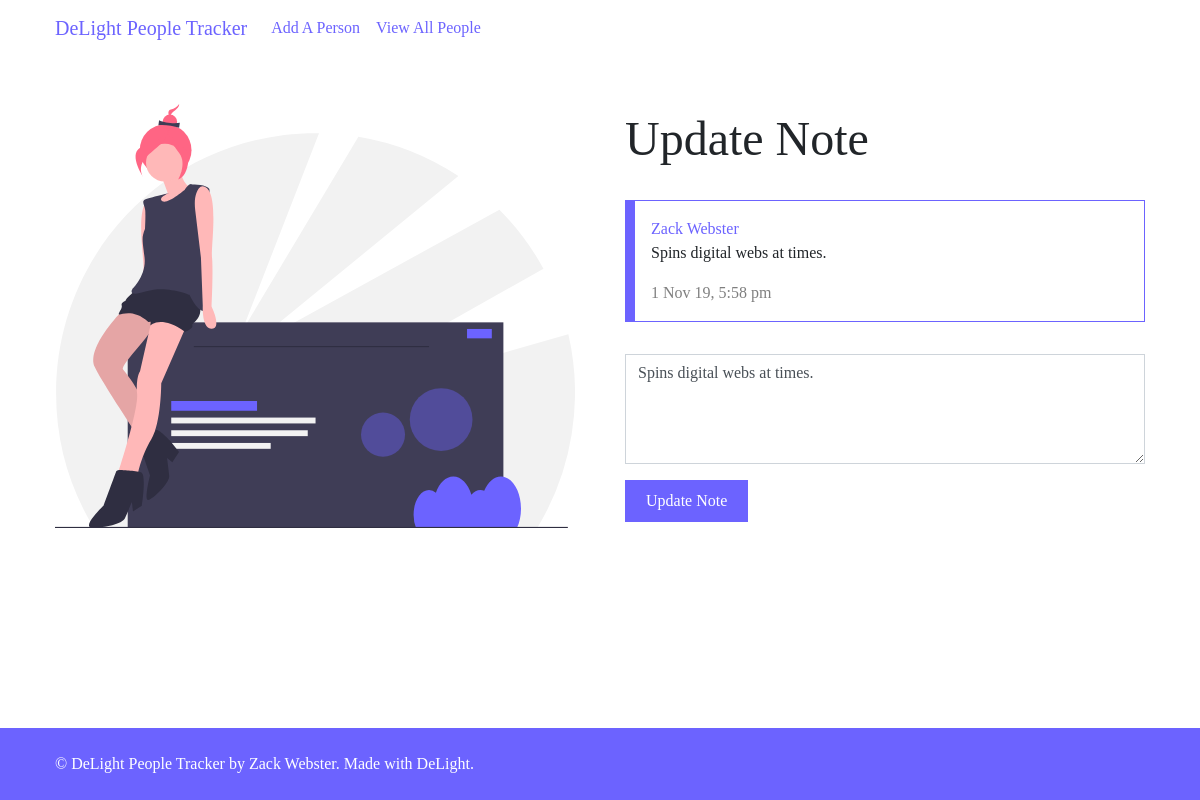
Page /update-note.php?id=23 on the committed database.
### tables this page shows
CREATE TABLE `notes` (
  `id` int(11) NOT NULL,
  `person_id` int(11) NOT NULL,
  `content` varchar(255) NOT NULL,
  `time` timestamp NOT NULL DEFAULT CURRENT_TIMESTAMP
);

CREATE TABLE `people` (
  `id` int(11) NOT NULL,
  `name` varchar(255) NOT NULL,
  `intro` varchar(255) DEFAULT NULL
);

### d-core/DB.class.php (called while the page is built, shortened)
<?php
class DB
{
    protected static $instance = null;
    public static function instance()
    {
        if (self::$instance === null) {
            $options  = array(
                PDO::ATTR_ERRMODE            => PDO::ERRMODE_EXCEPTION,
                PDO::ATTR_DEFAULT_FETCH_MODE => PDO::FETCH_ASSOC,
                PDO::ATTR_EMULATE_PREPARES   => FALSE,
            );
            $dsn = 'mysql:host=' . DB_HOST . ';dbname=' . DB_NAME . ';charset=' . DB_CHAR;
            self::$instance = new PDO($dsn, DB_USER, DB_PASS, $options);
        }
        return self::$instance;
    }
    public static function run($sql, $args = [])
    {
        $statement = self::instance()->prepare($sql);
        $statement->execute($args);
        return $statement;
    }
}

### d-core/db.php (called while the page is built, shortened)
<?php
function fetch($query, $args = [])
{
    return DB::run($query, $args)->fetch();
}

### update-note.php (the view, shortened to what this page needs)
<?php
$id = _get('id');
$note = fetchNote($id);
?>
<section>
    <div class="container">
        <div data-aos="fade-up" data-aos-anchor-placement="top-bottom" class="row">
            <div data-aos="fade-right" data-aos-anchor-placement="center-bottom" class="col-md-6 d-flex align-items-center mb-3">
                <img class="img-fluid" src="assets/images/2.svg">
            </div>
            <div class="col-md-6 d-flex align-items-center mb-3">
                <div class="w-100">
                    <h2>Update Note</h2>
                    <?= putNote($note) ?>
                    <form method="post" action="d-processors/update-note.php">
                        <div class="form-group">
                            <textarea class="form-control" name="note" rows="4"><?= $note['content'] ?></textarea>
                        </div>
                        <button name="submit" type="submit" class="btn btn-primary">Update Note</button>
                    </form>
                </div>
            </div>
        </div>
    </div>
</section>

### d-custom/extra.php (shortened to what this page needs)
<?php
function fetchNote($id)
{
    return fetch('select notes.id, notes.content, notes.time, notes.person_id, people.name from `notes` inner join `people` on notes.person_id = people.id where notes.id = ?', [$id]);
}
function formatTime($timeString)
{
    return date('j M y, g:i a', strtotime($timeString));
}
function putNote($note, $buttons = false)
{
    ?>
    <div class="note">
        <?php
            if (isset($note['name'])) {
                echo '<a href="person.php?id=' . $note['person_id'] . '">' . $note['name'] . '</a>';
            }
            ?>
        <p><?= $note['content'] ?></p>
        <span class="text-black-50"><?= formatTime($note['time']) ?></span>
    </div>
<?php
}

### assets/css/sticky-footer.css (style rules this page uses)
html, body { height: 100%; }

### assets/css/custom.css (style rules this page uses)
section { min-height: 30vh; display: flex; align-items: center; padding: 3rem 0; }
h2 { margin-bottom: 2rem; }
form { width: 100%; }
.btn { padding: 8px 20px; }
.note { max-width: 600px; border: 1px solid #6c63ff; border-left: 10px solid #6c63ff; padding: 1rem; margin-bottom: 2rem; }

### rows in the picture
notes: person.name "Zack Webster", content "Spins digital webs at times.", time "1 Nov 19, 5:58 pm", note "Spins digital webs at times."

### other values in the picture
$title "DeLight People Tracker"
APP_NAME "DeLight People Tracker"
